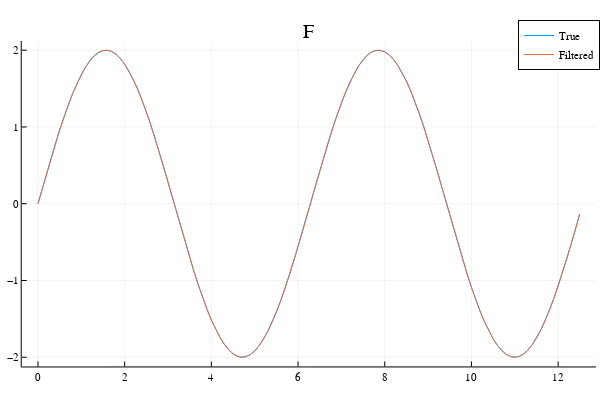
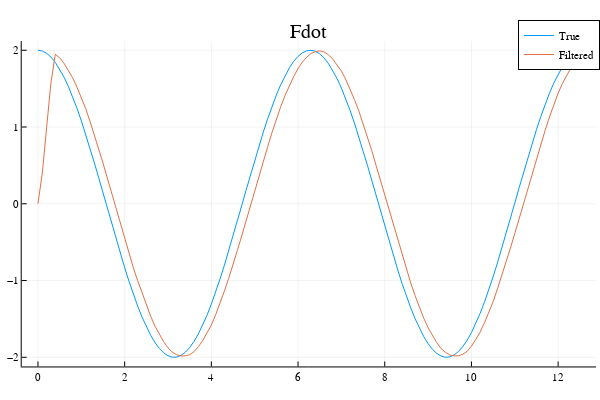

Notebook code for these charts, in order:
### Code cell
using Plots
plotly()

plot(tspan, f_true, label="True")
plot!(tspan, f_filtered, label="Filtered")
display(plot!(title="F"))

plot(tspan, fdot_true, label="True")
# plot!(tspan, fdot_poly, label="Poly")
# plot!(tspan, fdot_fd, label="FD")
# plot!(tspan, fdot_stencil, label="Stencil")
plot!(tspan, fdot_filtered, label="Filtered")
display(plot!(title="Fdot"))

### Figure 1 — Plotly figure (JSON) as saved in the notebook; plotly's stock layout.template omitted (floating-point values rounded to 4 significant figures)
{"data": [{"colorbar": {"len": 0.9039, "title": "", "x": 0.9934, "y": 0.4896}, "legendgroup": "True", "line": {"color": "rgba(0, 154, 250, 1.000)", "dash": "solid", "shape": "linear", "width": 1}, "mode": "lines", "name": "True", "showlegend": true, "type": "scatter", "x": [0, 0.1, 0.2, 0.3, 0.4, 0.5, 0.6, 0.7, 0.8, 0.9, 1, 1.1, 1.2, 1.3, 1.4, 1.5, 1.6, 1.7, 1.8, 1.9, 2, 2.1, 2.2, 2.3, 2.4, 2.5, 2.6, 2.7, 2.8, 2.9, 3, 3.1, 3.2, 3.3, 3.4, 3.5, 3.6, 3.7, 3.8, 3.9, 4, 4.1, 4.2, 4.3, 4.4, 4.5, 4.6, 4.7, 4.8, 4.9, 5, 5.1, 5.2, 5.3, 5.4, 5.5, 5.6, 5.7, 5.8, 5.9, 6, 6.1, 6.2, 6.3, 6.4, 6.5, 6.6, 6.7, 6.8, 6.9, 7, 7.1, 7.2, 7.3, 7.4, 7.5, 7.6, 7.7, 7.8, 7.9, 8, 8.1, 8.2, 8.3, 8.4, 8.5, 8.6, 8.7, 8.8, 8.9, 9, 9.1, 9.2, 9.3, 9.4, 9.5, 9.6, 9.7, 9.8, 9.9, 10, 10.1, 10.2, 10.3, 10.4, 10.5, 10.6, 10.7, 10.8, 10.9, 11, 11.1, 11.2, 11.3, 11.4, 11.5, 11.6, 11.7, 11.8, 11.9, 12, 12.1, 12.2, 12.3, 12.4, 12.5], "xaxis": "x", "y": [0, 0.1997, 0.3973, 0.591, 0.7788, 0.9589, 1.129, 1.288, 1.435, 1.567, 1.683, 1.782, 1.864, 1.927, 1.971, 1.995, 1.999, 1.983, 1.948, 1.893, 1.819, 1.726, 1.617, 1.491, 1.351, 1.197, 1.031, 0.8548, 0.67, 0.4785, 0.2822, 0.08316, -0.1167, -0.3155, -0.5111, -0.7016, -0.885, -1.06, -1.224, -1.376, -1.514, -1.637, -1.743, -1.832, -1.903, -1.955, -1.987, -2.0, -1.992, -1.965, -1.918, -1.852, -1.767, -1.665, -1.546, -1.411, -1.263, -1.101, -0.9292, -0.7478, -0.5588, -0.3643, -0.1662, 0.03363, 0.2331, 0.4302, 0.6231, 0.8097, 0.9882, 1.157, 1.314, 1.458, 1.587, 1.701, 1.797, 1.876, 1.936, 1.976, 1.997, 1.998, 1.979, 1.94, 1.881, 1.804, 1.709, 1.597, 1.469, 1.326, 1.17, 1.002, 0.8242, 0.6382, 0.4458, 0.2489, 0.04955, -0.1503, -0.3487, -0.5435, -0.733, -0.9151, -1.088, -1.25, -1.4, -1.535, -1.656, -1.759, -1.846, -1.913, -1.962, -1.991, -2.0, -1.989, -1.958, -1.908, -1.839, -1.751, -1.646, -1.524, -1.387, -1.236, -1.073, -0.8993, -0.7165, -0.5265, -0.3312, -0.1326], "yaxis": "y"}, {"colorbar": {"len": 0.9039, "title": "", "x": 0.9934, "y": 0.4896}, "legendgroup": "Filtered", "line": {"color": "rgba(227, 111, 71, 1.000)", "dash": "solid", "shape": "linear", "width": 1}, "mode": "lines", "name": "Filtered", "showlegend": true, "type": "scatter", "x": [0, 0.1, 0.2, 0.3, 0.4, 0.5, 0.6, 0.7, 0.8, 0.9, 1, 1.1, 1.2, 1.3, 1.4, 1.5, 1.6, 1.7, 1.8, 1.9, 2, 2.1, 2.2, 2.3, 2.4, 2.5, 2.6, 2.7, 2.8, 2.9, 3, 3.1, 3.2, 3.3, 3.4, 3.5, 3.6, 3.7, 3.8, 3.9, 4, 4.1, 4.2, 4.3, 4.4, 4.5, 4.6, 4.7, 4.8, 4.9, 5, 5.1, 5.2, 5.3, 5.4, 5.5, 5.6, 5.7, 5.8, 5.9, 6, 6.1, 6.2, 6.3, 6.4, 6.5, 6.6, 6.7, 6.8, 6.9, 7, 7.1, 7.2, 7.3, 7.4, 7.5, 7.6, 7.7, 7.8, 7.9, 8, 8.1, 8.2, 8.3, 8.4, 8.5, 8.6, 8.7, 8.8, 8.9, 9, 9.1, 9.2, 9.3, 9.4, 9.5, 9.6, 9.7, 9.8, 9.9, 10, 10.1, 10.2, 10.3, 10.4, 10.5, 10.6, 10.7, 10.8, 10.9, 11, 11.1, 11.2, 11.3, 11.4, 11.5, 11.6, 11.7, 11.8, 11.9, 12, 12.1, 12.2, 12.3, 12.4, 12.5], "xaxis": "x", "y": [0.001017, 0.1983, 0.399, 0.5911, 0.7782, 0.9593, 1.13, 1.287, 1.435, 1.566, 1.685, 1.782, 1.864, 1.927, 1.972, 1.994, 1.998, 1.984, 1.949, 1.892, 1.817, 1.724, 1.616, 1.492, 1.352, 1.198, 1.031, 0.8552, 0.6706, 0.4785, 0.281, 0.08392, -0.1156, -0.3147, -0.5107, -0.7016, -0.8852, -1.059, -1.224, -1.377, -1.516, -1.635, -1.745, -1.832, -1.903, -1.955, -1.987, -2.0, -1.991, -1.964, -1.918, -1.852, -1.767, -1.667, -1.546, -1.41, -1.264, -1.102, -0.9305, -0.7491, -0.559, -0.3651, -0.1675, 0.03378, 0.2325, 0.4313, 0.6226, 0.8097, 0.9863, 1.157, 1.313, 1.457, 1.587, 1.699, 1.799, 1.874, 1.936, 1.977, 1.997, 1.997, 1.978, 1.94, 1.882, 1.804, 1.708, 1.598, 1.468, 1.325, 1.169, 1.002, 0.8227, 0.6396, 0.4456, 0.2477, 0.05088, -0.1478, -0.3476, -0.5432, -0.7322, -0.9163, -1.088, -1.249, -1.402, -1.535, -1.657, -1.759, -1.844, -1.911, -1.962, -1.988, -2.0, -1.989, -1.958, -1.909, -1.838, -1.753, -1.647, -1.526, -1.386, -1.236, -1.071, -0.8995, -0.717, -0.5256, -0.3314, -0.1333], "yaxis": "y"}], "layout": {"annotations": [{"font": {"color": "rgba(0, 0, 0, 1.000)", "family": "sans-serif", "size": 20}, "rotation": 0, "showarrow": false, "text": "F", "x": 0.5148, "xanchor": "center", "xref": "paper", "y": 1, "yanchor": "top", "yref": "paper"}], "height": 400, "legend": {"bgcolor": "rgba(255, 255, 255, 1.000)", "bordercolor": "rgba(0, 0, 0, 1.000)", "borderwidth": 1, "font": {"color": "rgba(0, 0, 0, 1.000)", "family": "sans-serif", "size": 11}, "title": {"font": {"color": "rgba(0, 0, 0, 1.000)", "family": "sans-serif", "size": 15}, "text": ""}, "tracegroupgap": 0, "traceorder": "normal", "x": 1, "xanchor": "auto", "y": 1, "yanchor": "auto"}, "margin": {"b": 20, "l": 0, "r": 0, "t": 20}, "paper_bgcolor": "rgba(255, 255, 255, 1.000)", "plot_bgcolor": "rgba(255, 255, 255, 1.000)", "showlegend": true, "width": 600, "xaxis": {"anchor": "y", "domain": [0.03619, 0.9934], "gridcolor": "rgba(0, 0, 0, 0.100)", "gridwidth": 0.5, "linecolor": "rgba(0, 0, 0, 1.000)", "mirror": false, "range": [-0.375, 12.88], "showgrid": true, "showline": true, "showticklabels": true, "tickangle": 0, "tickcolor": "rgb(0, 0, 0)", "tickfont": {"color": "rgba(0, 0, 0, 1.000)", "family": "sans-serif", "size": 11}, "tickmode": "array", "ticks": "inside", "ticktext": ["0", "2", "4", "6", "8", "10", "12"], "tickvals": [0, 2, 4, 6, 8, 10, 12], "title": "", "titlefont": {"color": "rgba(0, 0, 0, 1.000)", "family": "sans-serif", "size": 15}, "type": "-", "visible": true, "zeroline": false, "zerolinecolor": "rgba(0, 0, 0, 1.000)"}, "yaxis": {"anchor": "x", "domain": [0.03762, 0.9415], "gridcolor": "rgba(0, 0, 0, 0.100)", "gridwidth": 0.5, "linecolor": "rgba(0, 0, 0, 1.000)", "mirror": false, "range": [-2.12, 2.119], "showgrid": true, "showline": true, "showticklabels": true, "tickangle": 0, "tickcolor": "rgb(0, 0, 0)", "tickfont": {"color": "rgba(0, 0, 0, 1.000)", "family": "sans-serif", "size": 11}, "tickmode": "array", "ticks": "inside", "ticktext": ["−2", "−1", "0", "1", "2"], "tickvals": [-2, -1, 0, 1, 2], "title": "", "titlefont": {"color": "rgba(0, 0, 0, 1.000)", "family": "sans-serif", "size": 15}, "type": "-", "visible": true, "zeroline": false, "zerolinecolor": "rgba(0, 0, 0, 1.000)"}}}

### Figure 2 — Plotly figure (JSON) as saved in the notebook; plotly's stock layout.template omitted (floating-point values rounded to 4 significant figures)
{"data": [{"colorbar": {"len": 0.9039, "title": "", "x": 0.9934, "y": 0.4896}, "legendgroup": "True", "line": {"color": "rgba(0, 154, 250, 1.000)", "dash": "solid", "shape": "linear", "width": 1}, "mode": "lines", "name": "True", "showlegend": true, "type": "scatter", "x": [0, 0.1, 0.2, 0.3, 0.4, 0.5, 0.6, 0.7, 0.8, 0.9, 1, 1.1, 1.2, 1.3, 1.4, 1.5, 1.6, 1.7, 1.8, 1.9, 2, 2.1, 2.2, 2.3, 2.4, 2.5, 2.6, 2.7, 2.8, 2.9, 3, 3.1, 3.2, 3.3, 3.4, 3.5, 3.6, 3.7, 3.8, 3.9, 4, 4.1, 4.2, 4.3, 4.4, 4.5, 4.6, 4.7, 4.8, 4.9, 5, 5.1, 5.2, 5.3, 5.4, 5.5, 5.6, 5.7, 5.8, 5.9, 6, 6.1, 6.2, 6.3, 6.4, 6.5, 6.6, 6.7, 6.8, 6.9, 7, 7.1, 7.2, 7.3, 7.4, 7.5, 7.6, 7.7, 7.8, 7.9, 8, 8.1, 8.2, 8.3, 8.4, 8.5, 8.6, 8.7, 8.8, 8.9, 9, 9.1, 9.2, 9.3, 9.4, 9.5, 9.6, 9.7, 9.8, 9.9, 10, 10.1, 10.2, 10.3, 10.4, 10.5, 10.6, 10.7, 10.8, 10.9, 11, 11.1, 11.2, 11.3, 11.4, 11.5, 11.6, 11.7, 11.8, 11.9, 12, 12.1, 12.2, 12.3, 12.4, 12.5], "xaxis": "x", "y": [2, 1.99, 1.96, 1.911, 1.842, 1.755, 1.651, 1.53, 1.393, 1.243, 1.081, 0.9072, 0.7247, 0.535, 0.3399, 0.1415, -0.0584, -0.2577, -0.4544, -0.6466, -0.8323, -1.01, -1.177, -1.333, -1.475, -1.602, -1.714, -1.808, -1.884, -1.942, -1.98, -1.998, -1.997, -1.975, -1.934, -1.873, -1.794, -1.696, -1.582, -1.452, -1.307, -1.15, -0.9805, -0.8016, -0.6147, -0.4216, -0.2243, -0.02478, 0.175, 0.373, 0.5673, 0.756, 0.937, 1.109, 1.269, 1.417, 1.551, 1.669, 1.771, 1.855, 1.92, 1.967, 1.993, 2.0, 1.986, 1.953, 1.9, 1.829, 1.739, 1.631, 1.508, 1.369, 1.217, 1.052, 0.8771, 0.6933, 0.5025, 0.3067, 0.1079, -0.092, -0.291, -0.4871, -0.6783, -0.8628, -1.039, -1.204, -1.357, -1.497, -1.622, -1.731, -1.822, -1.895, -1.95, -1.984, -1.999, -1.994, -1.969, -1.925, -1.861, -1.778, -1.678, -1.561, -1.429, -1.282, -1.122, -0.9511, -0.7707, -0.5826, -0.3887, -0.1909, 0.008851, 0.2085, 0.406, 0.5995, 0.787, 0.9666, 1.137, 1.295, 1.441, 1.572, 1.688, 1.786, 1.867, 1.929, 1.972, 1.996], "yaxis": "y"}, {"colorbar": {"len": 0.9039, "title": "", "x": 0.9934, "y": 0.4896}, "legendgroup": "Filtered", "line": {"color": "rgba(227, 111, 71, 1.000)", "dash": "solid", "shape": "linear", "width": 1}, "mode": "lines", "name": "Filtered", "showlegend": true, "type": "scatter", "x": [0, 0.1, 0.2, 0.3, 0.4, 0.5, 0.6, 0.7, 0.8, 0.9, 1, 1.1, 1.2, 1.3, 1.4, 1.5, 1.6, 1.7, 1.8, 1.9, 2, 2.1, 2.2, 2.3, 2.4, 2.5, 2.6, 2.7, 2.8, 2.9, 3, 3.1, 3.2, 3.3, 3.4, 3.5, 3.6, 3.7, 3.8, 3.9, 4, 4.1, 4.2, 4.3, 4.4, 4.5, 4.6, 4.7, 4.8, 4.9, 5, 5.1, 5.2, 5.3, 5.4, 5.5, 5.6, 5.7, 5.8, 5.9, 6, 6.1, 6.2, 6.3, 6.4, 6.5, 6.6, 6.7, 6.8, 6.9, 7, 7.1, 7.2, 7.3, 7.4, 7.5, 7.6, 7.7, 7.8, 7.9, 8, 8.1, 8.2, 8.3, 8.4, 8.5, 8.6, 8.7, 8.8, 8.9, 9, 9.1, 9.2, 9.3, 9.4, 9.5, 9.6, 9.7, 9.8, 9.9, 10, 10.1, 10.2, 10.3, 10.4, 10.5, 10.6, 10.7, 10.8, 10.9, 11, 11.1, 11.2, 11.3, 11.4, 11.5, 11.6, 11.7, 11.8, 11.9, 12, 12.1, 12.2, 12.3, 12.4, 12.5], "xaxis": "x", "y": [0.002034, 0.3977, 0.9963, 1.58, 1.947, 1.901, 1.831, 1.743, 1.641, 1.518, 1.389, 1.241, 1.075, 0.9004, 0.7185, 0.5315, 0.3352, 0.1407, -0.05696, -0.2537, -0.4538, -0.6513, -0.8327, -1.001, -1.164, -1.318, -1.465, -1.594, -1.704, -1.798, -1.876, -1.932, -1.967, -1.983, -1.982, -1.966, -1.926, -1.863, -1.783, -1.69, -1.581, -1.445, -1.3, -1.138, -0.9707, -0.7987, -0.608, -0.4193, -0.2214, -0.02209, 0.175, 0.3685, 0.5599, 0.7444, 0.9288, 1.105, 1.264, 1.412, 1.538, 1.656, 1.762, 1.846, 1.91, 1.957, 1.982, 1.993, 1.978, 1.942, 1.886, 1.815, 1.728, 1.621, 1.501, 1.358, 1.214, 1.046, 0.8741, 0.6936, 0.4997, 0.3061, 0.1036, -0.09422, -0.2884, -0.4815, -0.6751, -0.856, -1.033, -1.198, -1.351, -1.491, -1.614, -1.718, -1.81, -1.886, -1.935, -1.969, -1.982, -1.98, -1.962, -1.922, -1.854, -1.767, -1.672, -1.551, -1.424, -1.276, -1.109, -0.9406, -0.7616, -0.5756, -0.3885, -0.1932, 0.006061, 0.2006, 0.4035, 0.5924, 0.7786, 0.9568, 1.13, 1.293, 1.441, 1.568, 1.676, 1.776, 1.854, 1.918], "yaxis": "y"}], "layout": {"annotations": [{"font": {"color": "rgba(0, 0, 0, 1.000)", "family": "sans-serif", "size": 20}, "rotation": 0, "showarrow": false, "text": "Fdot", "x": 0.5148, "xanchor": "center", "xref": "paper", "y": 1, "yanchor": "top", "yref": "paper"}], "height": 400, "legend": {"bgcolor": "rgba(255, 255, 255, 1.000)", "bordercolor": "rgba(0, 0, 0, 1.000)", "borderwidth": 1, "font": {"color": "rgba(0, 0, 0, 1.000)", "family": "sans-serif", "size": 11}, "title": {"font": {"color": "rgba(0, 0, 0, 1.000)", "family": "sans-serif", "size": 15}, "text": ""}, "tracegroupgap": 0, "traceorder": "normal", "x": 1, "xanchor": "auto", "y": 1, "yanchor": "auto"}, "margin": {"b": 20, "l": 0, "r": 0, "t": 20}, "paper_bgcolor": "rgba(255, 255, 255, 1.000)", "plot_bgcolor": "rgba(255, 255, 255, 1.000)", "showlegend": true, "width": 600, "xaxis": {"anchor": "y", "domain": [0.03619, 0.9934], "gridcolor": "rgba(0, 0, 0, 0.100)", "gridwidth": 0.5, "linecolor": "rgba(0, 0, 0, 1.000)", "mirror": false, "range": [-0.375, 12.88], "showgrid": true, "showline": true, "showticklabels": true, "tickangle": 0, "tickcolor": "rgb(0, 0, 0)", "tickfont": {"color": "rgba(0, 0, 0, 1.000)", "family": "sans-serif", "size": 11}, "tickmode": "array", "ticks": "inside", "ticktext": ["0", "2", "4", "6", "8", "10", "12"], "tickvals": [0, 2, 4, 6, 8, 10, 12], "title": "", "titlefont": {"color": "rgba(0, 0, 0, 1.000)", "family": "sans-serif", "size": 15}, "type": "-", "visible": true, "zeroline": false, "zerolinecolor": "rgba(0, 0, 0, 1.000)"}, "yaxis": {"anchor": "x", "domain": [0.03762, 0.9415], "gridcolor": "rgba(0, 0, 0, 0.100)", "gridwidth": 0.5, "linecolor": "rgba(0, 0, 0, 1.000)", "mirror": false, "range": [-2.119, 2.12], "showgrid": true, "showline": true, "showticklabels": true, "tickangle": 0, "tickcolor": "rgb(0, 0, 0)", "tickfont": {"color": "rgba(0, 0, 0, 1.000)", "family": "sans-serif", "size": 11}, "tickmode": "array", "ticks": "inside", "ticktext": ["−2", "−1", "0", "1", "2"], "tickvals": [-2, -1, 0, 1, 2], "title": "", "titlefont": {"color": "rgba(0, 0, 0, 1.000)", "family": "sans-serif", "size": 15}, "type": "-", "visible": true, "zeroline": false, "zerolinecolor": "rgba(0, 0, 0, 1.000)"}}}
